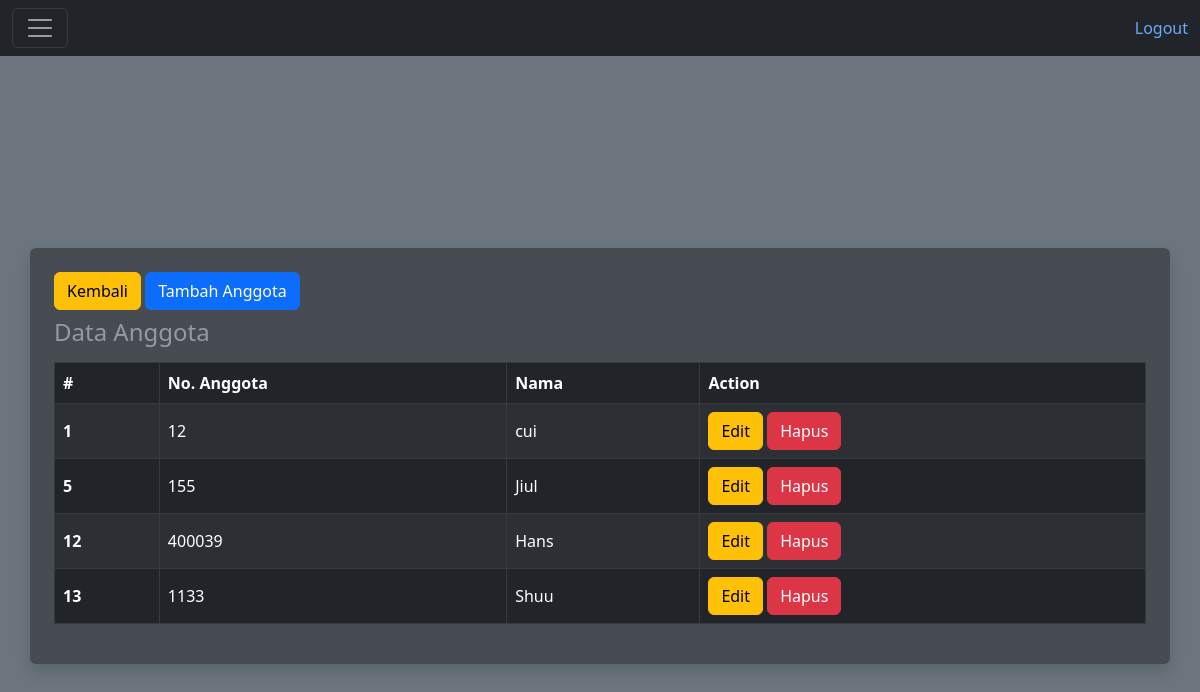
Page /pages/anggota/p_anggota.php (signed in) on the committed database.
### tables this page shows
CREATE TABLE `m_anggota` (
  `id` int(11) NOT NULL,
  `no_anggota` varchar(45) NOT NULL,
  `nama` varchar(45) NOT NULL
);

### pages/anggota/p_anggota.php (the view, shortened to what this page needs)
<!DOCTYPE html>
<html lang="en" data-bs-theme="dark">
<head>
    <link rel="stylesheet" href="https://cdn.jsdelivr.net/npm/bootstrap@5.3.0/dist/css/bootstrap.min.css">
</head>
<body class="bg-secondary">
<?php
    include "../../functions/koneksi.php";
?>
<nav class="navbar navbar-dark bg-dark">
  <div class="container-fluid">
    <button class="navbar-toggler" type="button" data-bs-toggle="collapse" data-bs-target="#navbarToggleExternalContent" aria-controls="navbarToggleExternalContent" aria-expanded="false" aria-label="Toggle navigation">
      <span class="navbar-toggler-icon"></span>
    </button>
    <a class="link-offset-2 link-offset-3-hover link-underline-warning link-underline-opacity-0 link-underline-opacity-75-hover" href="../../functions/logout.php">Logout</a>
  </div>
</nav>
<div class="min-vh-100 d-flex flex-column justify-content-center align-items-center">
    <div class="container-sm p-4 bg-dark bg-opacity-50 rounded shadow">
        <a class="btn btn-warning" href="../../main.php">Kembali</a>
        <a class="btn btn-primary" href="tambah.php">Tambah Anggota</a>
            <div class="table-reponsive overflow-auto">
                <table class="table table-dark table-striped table-bordered align-middle caption-top">
                    <caption class="text-start">
                        <h4>Data Anggota</h4>
                    </caption>
                    <thead>
                        <tr>
                            <th scope="col">#</th>
                            <th scope="col">No. Anggota</th>
                            <th scope="col">Nama</th>
                            <th scope="col">Action</th>
                        </tr>
                    </thead>
                    <tbody>
                        <?php
                         $query = mysqli_query($conn, "SELECT * FROM m_anggota");
                         while ($data = mysqli_fetch_array($query)) {
                        ?>
                        <tr>
                            <th scope="row"><?php echo $data['id']; ?></th>
                            <td><?php echo $data['no_anggota']; ?></td>
                            <td><?php echo $data['nama']; ?></td>
                            <td>
                                <a class="btn btn-warning" href="edit.php?id=<?php echo $data['id']; ?>">Edit</a>
                                <a class="btn btn-danger" href="hapus.php?id=<?php echo $data['id']; ?>">Hapus</a>
                            </td>
                        </tr>
                        <?php
                         }
                         ?>
                    </tbody>
                </table>
            </div>
    </div>
</div>
</body>
</html>

### rows in the picture
m_anggota: id "1", no_anggota "12", nama "cui"
m_anggota: id "5", no_anggota "155", nama "Jiul"
m_anggota: id "12", no_anggota "400039", nama "Hans"
m_anggota: id "13", no_anggota "1133", nama "Shuu"
